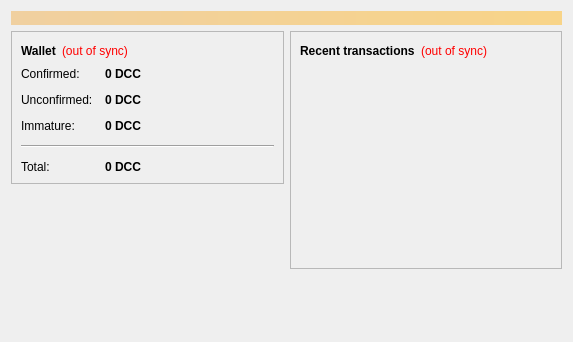
<?xml version="1.0" encoding="UTF-8"?>
<ui version="4.0">
 <class>OverviewPage</class>
 <widget class="QWidget" name="OverviewPage">
  <property name="geometry">
   <rect>
    <x>0</x>
    <y>0</y>
    <width>573</width>
    <height>342</height>
   </rect>
  </property>
  <property name="windowTitle">
   <string>Form</string>
  </property>
  <layout class="QVBoxLayout" name="topLayout">
   <item>
    <widget class="QLabel" name="labelAlerts">
     <property name="visible">
      <bool>false</bool>
     </property>
     <property name="styleSheet">
      <string notr="true">background-color: qlineargradient(x1: 0, y1: 0, x2: 1, y2: 0, stop:0 #F0D0A0, stop:1 #F8D488); color:#000000;</string>
     </property>
     <property name="wordWrap">
      <bool>true</bool>
     </property>
     <property name="margin">
      <number>3</number>
     </property>
    </widget>
   </item>
   <item>
    <layout class="QHBoxLayout" name="horizontalLayout" stretch="1,1">
     <item>
      <layout class="QVBoxLayout" name="verticalLayout_2">
       <item>
        <widget class="QFrame" name="frame">
         <property name="frameShape">
          <enum>QFrame::StyledPanel</enum>
         </property>
         <property name="frameShadow">
          <enum>QFrame::Raised</enum>
         </property>
         <layout class="QVBoxLayout" name="verticalLayout_4">
          <item>
           <layout class="QHBoxLayout" name="horizontalLayout_4">
            <item>
             <widget class="QLabel" name="label_5">
              <property name="font">
               <font>
                <weight>75</weight>
                <bold>true</bold>
               </font>
              </property>
              <property name="text">
               <string>Wallet</string>
              </property>
             </widget>
            </item>
            <item>
             <widget class="QLabel" name="labelWalletStatus">
              <property name="toolTip">
               <string>The displayed information may be out of date. Your wallet automatically synchronizes with the Dreamcoinclub network after a connection is established, but this process has not completed yet.</string>
              </property>
              <property name="styleSheet">
               <string notr="true">QLabel { color: red; }</string>
              </property>
              <property name="text">
               <string notr="true">(out of sync)</string>
              </property>
              <property name="alignment">
               <set>Qt::AlignLeading|Qt::AlignLeft|Qt::AlignVCenter</set>
              </property>
             </widget>
            </item>
            <item>
             <spacer name="horizontalSpacer_2">
              <property name="orientation">
               <enum>Qt::Horizontal</enum>
              </property>
              <property name="sizeHint" stdset="0">
               <size>
                <width>40</width>
                <height>20</height>
               </size>
              </property>
             </spacer>
            </item>
           </layout>
          </item>
          <item>
           <layout class="QFormLayout" name="formLayout_2">
            <property name="fieldGrowthPolicy">
             <enum>QFormLayout::AllNonFixedFieldsGrow</enum>
            </property>
            <property name="horizontalSpacing">
             <number>12</number>
            </property>
            <property name="verticalSpacing">
             <number>12</number>
            </property>
            <item row="0" column="0">
             <widget class="QLabel" name="label">
              <property name="text">
               <string>Confirmed:</string>
              </property>
             </widget>
            </item>
            <item row="0" column="1">
             <widget class="QLabel" name="labelBalance">
              <property name="font">
               <font>
                <weight>75</weight>
                <bold>true</bold>
               </font>
              </property>
              <property name="cursor">
               <cursorShape>IBeamCursor</cursorShape>
              </property>
              <property name="toolTip">
               <string>Your current spendable balance</string>
              </property>
              <property name="text">
               <string notr="true">0 DCC</string>
              </property>
              <property name="textInteractionFlags">
               <set>Qt::LinksAccessibleByMouse|Qt::TextSelectableByKeyboard|Qt::TextSelectableByMouse</set>
              </property>
             </widget>
            </item>
            <item row="1" column="0">
             <widget class="QLabel" name="label_3">
              <property name="text">
               <string>Unconfirmed:</string>
              </property>
             </widget>
            </item>
            <item row="1" column="1">
             <widget class="QLabel" name="labelUnconfirmed">
              <property name="font">
               <font>
                <weight>75</weight>
                <bold>true</bold>
               </font>
              </property>
              <property name="cursor">
               <cursorShape>IBeamCursor</cursorShape>
              </property>
              <property name="toolTip">
               <string>Total of transactions that have yet to be confirmed, and do not yet count toward the spendable balance</string>
              </property>
              <property name="text">
               <string notr="true">0 DCC</string>
              </property>
              <property name="textInteractionFlags">
               <set>Qt::LinksAccessibleByMouse|Qt::TextSelectableByKeyboard|Qt::TextSelectableByMouse</set>
              </property>
             </widget>
            </item>
            <item row="2" column="0">
             <widget class="QLabel" name="labelImmatureText">
              <property name="text">
               <string>Immature:</string>
              </property>
             </widget>
            </item>
            <item row="2" column="1">
             <widget class="QLabel" name="labelImmature">
              <property name="font">
               <font>
                <weight>75</weight>
                <bold>true</bold>
               </font>
              </property>
              <property name="toolTip">
               <string>Mined balance that has not yet matured</string>
              </property>
              <property name="text">
               <string notr="true">0 DCC</string>
              </property>
              <property name="textInteractionFlags">
               <set>Qt::LinksAccessibleByMouse|Qt::TextSelectableByKeyboard|Qt::TextSelectableByMouse</set>
              </property>
             </widget>
            </item>
            <item row="4" column="0">
             <widget class="QLabel" name="labelTotalText">
              <property name="text">
               <string>Total:</string>
              </property>
             </widget>
            </item>
            <item row="4" column="1">
             <widget class="QLabel" name="labelTotal">
              <property name="font">
               <font>
                <weight>75</weight>
                <bold>true</bold>
               </font>
              </property>
              <property name="cursor">
               <cursorShape>IBeamCursor</cursorShape>
              </property>
              <property name="toolTip">
               <string>Your current total balance</string>
              </property>
              <property name="text">
               <string notr="true">0 DCC</string>
              </property>
              <property name="textInteractionFlags">
               <set>Qt::LinksAccessibleByMouse|Qt::TextSelectableByKeyboard|Qt::TextSelectableByMouse</set>
              </property>
             </widget>
            </item>
            <item row="3" column="0" colspan="2">
             <widget class="Line" name="line">
              <property name="orientation">
               <enum>Qt::Horizontal</enum>
              </property>
             </widget>
            </item>
           </layout>
          </item>
         </layout>
        </widget>
       </item>
       <item>
        <spacer name="verticalSpacer">
         <property name="orientation">
          <enum>Qt::Vertical</enum>
         </property>
         <property name="sizeHint" stdset="0">
          <size>
           <width>20</width>
           <height>40</height>
          </size>
         </property>
        </spacer>
       </item>
      </layout>
     </item>
     <item>
      <layout class="QVBoxLayout" name="verticalLayout_3">
       <item>
        <widget class="QFrame" name="frame_2">
         <property name="frameShape">
          <enum>QFrame::StyledPanel</enum>
         </property>
         <property name="frameShadow">
          <enum>QFrame::Raised</enum>
         </property>
         <layout class="QVBoxLayout" name="verticalLayout">
          <item>
           <layout class="QHBoxLayout" name="horizontalLayout_2">
            <item>
             <widget class="QLabel" name="label_4">
              <property name="text">
               <string>&lt;b&gt;Recent transactions&lt;/b&gt;</string>
              </property>
             </widget>
            </item>
            <item>
             <widget class="QLabel" name="labelTransactionsStatus">
              <property name="toolTip">
               <string>The displayed information may be out of date. Your wallet automatically synchronizes with the Dreamcoinclub network after a connection is established, but this process has not completed yet.</string>
              </property>
              <property name="styleSheet">
               <string notr="true">QLabel { color: red; }</string>
              </property>
              <property name="text">
               <string notr="true">(out of sync)</string>
              </property>
              <property name="alignment">
               <set>Qt::AlignRight|Qt::AlignTrailing|Qt::AlignVCenter</set>
              </property>
             </widget>
            </item>
            <item>
             <spacer name="horizontalSpacer">
              <property name="orientation">
               <enum>Qt::Horizontal</enum>
              </property>
              <property name="sizeHint" stdset="0">
               <size>
                <width>40</width>
                <height>20</height>
               </size>
              </property>
             </spacer>
            </item>
           </layout>
          </item>
          <item>
           <widget class="QListView" name="listTransactions">
            <property name="styleSheet">
             <string notr="true">QListView { background: transparent; }</string>
            </property>
            <property name="frameShape">
             <enum>QFrame::NoFrame</enum>
            </property>
            <property name="verticalScrollBarPolicy">
             <enum>Qt::ScrollBarAlwaysOff</enum>
            </property>
            <property name="horizontalScrollBarPolicy">
             <enum>Qt::ScrollBarAlwaysOff</enum>
            </property>
            <property name="selectionMode">
             <enum>QAbstractItemView::NoSelection</enum>
            </property>
           </widget>
          </item>
         </layout>
        </widget>
       </item>
       <item>
        <spacer name="verticalSpacer_2">
         <property name="orientation">
          <enum>Qt::Vertical</enum>
         </property>
         <property name="sizeHint" stdset="0">
          <size>
           <width>20</width>
           <height>40</height>
          </size>
         </property>
        </spacer>
       </item>
      </layout>
     </item>
    </layout>
   </item>
  </layout>
 </widget>
 <resources/>
 <connections/>
</ui>
